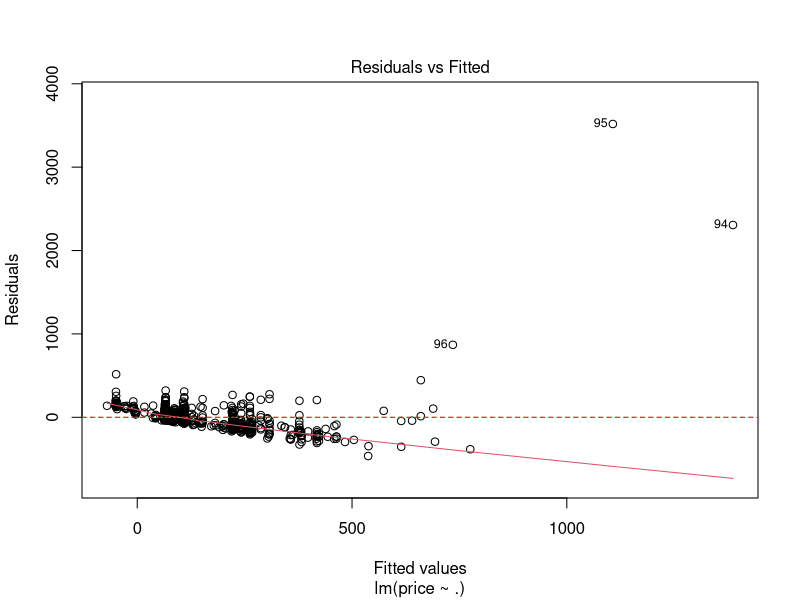

Source code (R):
## ---- chunk 1
library(dplyr)
library(ggplot2)

# # Load the data
# airbnb_data = read.csv("../resource/asnlib/publicdata/airbnb_data.csv",header = TRUE)
# 
# #  suppress this warning message
# suppressPackageStartupMessages(library(dplyr))
# 
# 
# # Change headers to lower case (my personal preference for all analysis)
# names(airbnb_data) = tolower(names(airbnb_data))
# 
# # Strip to non-ID fields
# removeMe = c("room_id", "survey_id", "host_id", "city")
# #myDF = airbnb_data[, -which(names(airbnb_data) %in% removeMe)]
myDF=read.csv("clean_data.csv",header = TRUE)
# Explore the data
str(myDF)
summary(myDF)

# Update room type as factor
myDF$room_type = as.factor(myDF$room_type)
## ---- chunk 2
if (!require(tidyverse)) install.packages("tidyverse")
library(tidyverse) 

## ---- chunk 3
## SET DUMMY VARIABLES WITH "Private room" AT BASE
myDF2<- myDF %>%
  mutate(Entire_home = ifelse(room_type=="Entire home/apt",1,0))  %>%
  mutate(Shared_room = ifelse(room_type=="Shared room",1,0))

## REMOVE 'room_type' VARIABLE
myDF2 = myDF2[,-1]

## CREATE LINEAR MODEL AND RETURN SUMMARY
model = lm(price~., data=myDF2)
summary(model)


## ---- chunk 4

newdata = data.frame(bedrooms = 2,
                     accommodates = 4,
                     reviews = 50,
                     overall_satisfaction = 4,
                     Entire_home = 0,
                     Shared_room = 0)

predict(model, newdata, interval='prediction')
## ---- chunk 5
plot(model, which = 1)
abline(h = 0.05, col = "red", lty = 2)

## ---- chunk 6
## CALCULATE COOKS DISTANCE
cd = cooks.distance(model)
myDF2$cooks = cd

## EXTRACT ALL VALUES WHERE CD > 0 AND CREATE NEW DATAFRAME
print(myDF2[cd>1,])

## ---- chunk 7
## CREATE NEW DATASET
cookDF =myDF2[cd<=1,-8]

## CREATE NEW LINEAR MODEL
model2 = lm(price~., data =cookDF)
summary(model2)
## ---- chunk 8
if (!require(car)) install.packages("car")
library(car) 
## ---- chunk 9
## CREATE NEW MODEL WITHOUT 'room_type'
myDF3 = myDF[,-1]

## BUILD LINEAR MODEL
model3 = lm(price~., data=myDF3)
summary(model3)

## RUN VIF
vif(model3)
## ---- chunk 10

## linear-linear
modelLinLin = lm(price~ reviews, data = myDF)
summary(modelLinLin)

## linear-log
modelLinLog = lm(price~ log(reviews+1), data = myDF)
summary(modelLinLog)

## log-linear
modelLogLin = lm(log(price)~ reviews, data = myDF)
summary(modelLogLin)

## log-log
modelLogLog = lm(log(price)~ log(reviews+1), data = myDF)
summary(modelLogLog)

## ---- chunk 11

data.frame(model = c('linear-linear', 'linear-log', 'log-linear', 'log-log'), adj.r.squared =c(summary(modelLinLin)$adj.r.squared, summary(modelLinLog)$adj.r.squared,
                                                                                               summary(modelLogLin)$adj.r.squared, summary(modelLogLog)$adj.r.squared) )

## ---- chunk 12
# Read in the dataframe
mydm <- read.csv("direct_marketing.csv", header = TRUE)

# Change headers to lower case (my personal preference for all analysis)
names(mydm) = tolower(names(mydm))

# create columns per question parameters
mydm2 <- mydm %>%
    mutate(low = ifelse(history == "Low", 1,0)) %>%
    mutate(medium = ifelse(history == "Medium", 1,0)) %>%
    mutate(high = ifelse(history == "High", 1,0)) %>%
    mutate(lowsalary = salary * low) %>%
    mutate(mediumsalary = salary * medium) %>%
    mutate(highsalary = salary * high)

summary(mydm2)
## ---- chunk 13

dmmodel1 <- lm(amountspent ~ age + ownhome + salary + low + medium + high + lowsalary + mediumsalary + highsalary, data=mydm2)
summary(dmmodel1)
## ---- chunk 14
dmnewdata_none = data.frame(age = 'Middle',
                     ownhome = 'Rent',
                     salary = 75000,
                     low = 0,
                     medium = 0,
                     high = 0,
                     lowsalary = 0,
                     mediumsalary = 0,
                     highsalary = 0)

dmnewdata_low = data.frame(age = 'Middle',
                     ownhome = 'Rent',
                     salary = 75000,
                     low = 1,
                     medium = 0,
                     high = 0,
                     lowsalary = 75000,
                     mediumsalary = 0,
                     highsalary = 0)

dmnewdata_medium = data.frame(age = 'Middle',
                     ownhome = 'Rent',
                     salary = 75000,
                     low = 0,
                     medium = 1,
                     high = 0,
                     lowsalary = 0,
                     mediumsalary = 75000,
                     highsalary = 0)

dmnewdata_high = data.frame(age = 'Middle',
                     ownhome = 'Rent',
                     salary = 75000,
                     low = 0,
                     medium = 0,
                     high = 1,
                     lowsalary = 0,
                     mediumsalary = 0,
                     highsalary = 75000 )

models = list(dmnewdata_none, dmnewdata_low, dmnewdata_medium, dmnewdata_high)

pred_list = list()

for(model_test in models){
  dmpred = predict(dmmodel1, model_test)
  pred_list = append(pred_list, round(dmpred[[1]]))
}

data.frame(model=c('None', 'low', 'medium','high'), prediction = unlist(pred_list))
## ---- chunk 15
# Load library if needed
if (!require(car)) install.packages("car")
library(car)

# Load the data
data("TitanicSurvival")

# Change headers to lower case (my personal preference for all analysis)
names(TitanicSurvival) = tolower(names(TitanicSurvival))

# Update the survived values to 1 for yes and 0 for no.  
TitanicSurvival$survived = 
  ifelse(TitanicSurvival$survived == "yes",1,0)

# Explore the data
str(TitanicSurvival)
summary(TitanicSurvival)
## ---- chunk 16

Tmodel = glm(survived ~ sex, data=TitanicSurvival, family = 'binomial')
summary(Tmodel)

## ---- chunk 17
round(exp(0.9818),3)
## ---- chunk 18
## find log odds
lom = Tmodel$coefficients[[1]] + Tmodel$coefficients[[2]]
## find probability
prob = 1/(1+exp(-lom))
round(prob,3)
## ---- chunk 19
## SET DUMMY VARIABLES WITH "3rd class" AT BASE for passengerclass
TitanicSurvival2<- TitanicSurvival %>%
  mutate(pclass1st = ifelse(passengerclass=="1st",1,0))  %>%
  mutate(pclass2nd = ifelse(passengerclass=="2nd",1,0))

## REMOVE 'passengerclass' VARIABLE
TitanicSurvival2 = TitanicSurvival2[,-4]

## CREATE LOGISTIC MODEL
Tmodel2 = glm(survived ~ pclass1st+pclass2nd, data=TitanicSurvival2, family = 'binomial')
summary(Tmodel2)

## ---- chunk 20
## Psurvival(1st)
lo1st = Tmodel2$coefficients[[1]] + Tmodel2$coefficients[[2]]
prob1st = round(1/(1+exp(-lo1st)),3)

## Psurvival(2nd)
lo2nd = Tmodel2$coefficients[[1]] + Tmodel2$coefficients[[3]]
prob2nd = round(1/(1+exp(-lo2nd)),3)

## Psurvival(3rd)
lo3rd = Tmodel2$coefficients[[1]]
prob3rd = round(1/(1+exp(-lo3rd)),3)

paste0('survival 1st class = ', prob1st, '; survival 2nd class = ', prob2nd, '; survival 3rd class = ', prob3rd)

